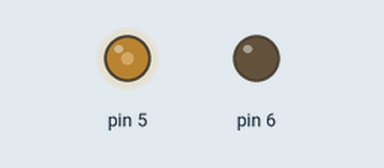
Bench run of a sketch on a simulated Arduino Uno, built with avr-gcc and run on an emulated ATmega328P. Shown: output pins drawn as LEDs (lit = HIGH).

Above: at 0.05 s.
At 1.3 s:
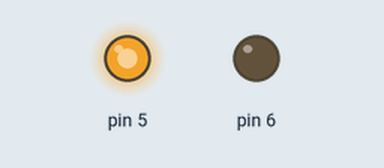
At 2.55 s:
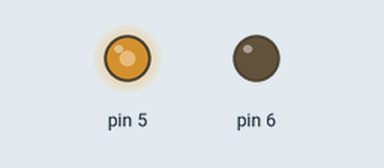
Timing chart, 0 to 7.1 s (numbered marks = the images above):
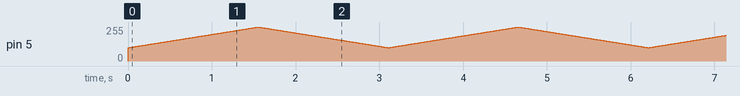

The sketch:

dbhfgdsygdhgvbd.ino
```cpp
void setup() {
pinMode(5,OUTPUT);
pinMode(6,OUTPUT);
}

void loop()
{
  for(int i=100;i<255;i++)
  {
    analogWrite(5,i);
    delay(10);
  }
  for(int i=255;i>100;i--)
  {
    analogWrite(5,i);
    delay(10);
  }


}
```
